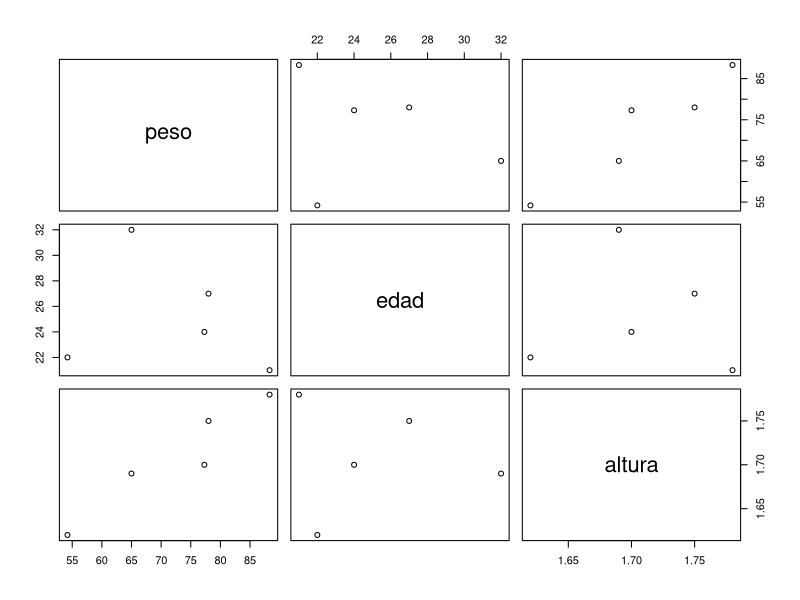

Reproduce this figure in R.
# sacar vector de medias
peso = c(54.2,65,78,77.3,88.3)
edad = c(22,32,27,24,21)
altura = c(1.62,1.69,1.75,1.70,1.78)
x = data.frame(peso, edad, altura)
x_media = colMeans(x)
x
x_media

#matriz de covarianza
s = cov(x)
s
det(s) # varianza generalizada con matriz de covarianza
sum(diag(s)) # varianza total
#para sacar la inversa
s_inversa = solve(s)
s_inversa

#matriz de correlacion
r = cor(x)
r
plot(x)#dispersograma
#para ver la correlacion entre variables
det(r)
nab = 1 - det(r)
nab # si tiende a 1 hay alta correlacion


#distancias
# distancias por individuo
#distancia ecludiana
dist_individuo_eucli = dist(x)
dist_individuo_eucli
#distancia por vector de medias
dist_media_eucli = dist(rbind(x_media,x))
dist_media_eucli

#distancia mahalanovis
# Calcular la distancia de Mahalanobis por individuo
dist_individ_mahal = apply(x, 1, function(xi) {
  sqrt(mahalanobis(xi, x_media, s_inversa))
})
# Mostrar las distancias de cada individuo
dist_individ_mahal

#distancia con respecto a la media
dist_media_mahal = sqrt(mahalanobis(x, x_media, s_inversa))
dist_media_mahal


